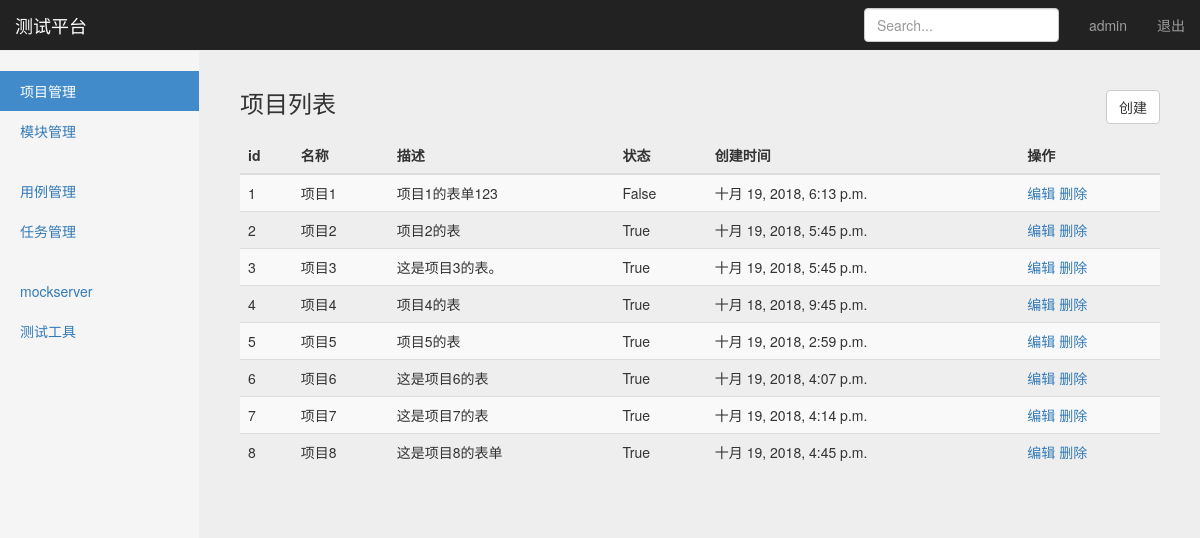
Before: /manage/project_manage/ (signed in) with the older database file.
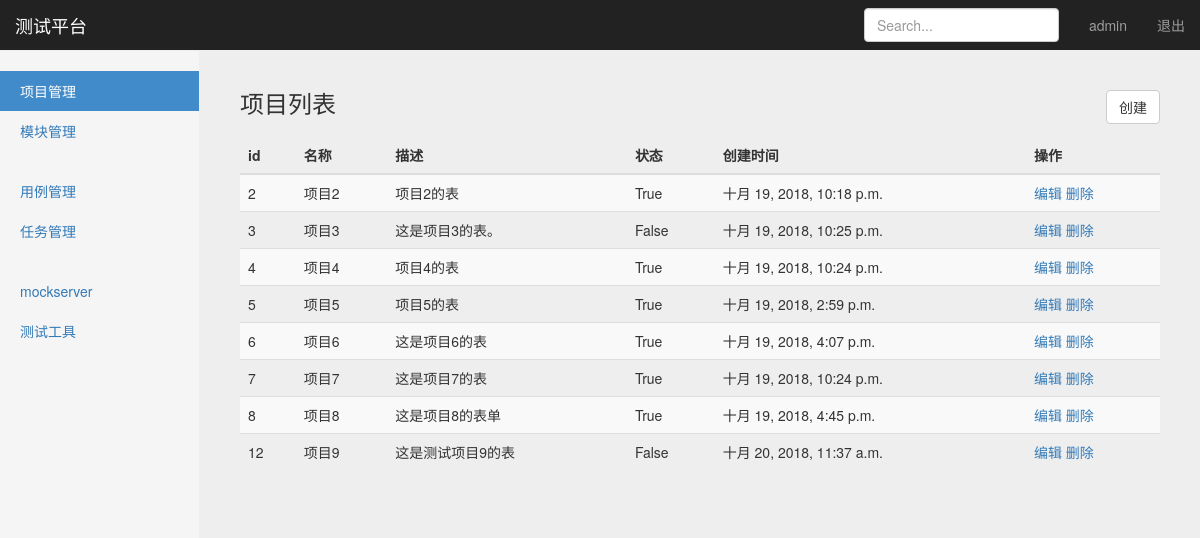
After: the same page with the newer database file.
### project_app/models.py (models this page shows, shortened)
class Project(models.Model):
    name = models.CharField("名称",max_length=100,blank=False,default="")  #https://www.cnblogs.com/ccorz/p/Django-models-zhong-guan-yublank-yunull-de-bu-chon.html
    describe = models.TextField("描述",default="")
    status = models.BooleanField("状态",default=True)
    create_time = models.DateTimeField("创建时间",auto_now=True)

### project_app/views/project_views.py (the view)
# urls.py: path('project_manage/',project_views.project_manage),
@login_required
def project_manage(request):
    username = request.session.get('user','')   #读取浏览器session
    project_all = Project.objects.all()
    return render(request, "project_manage.html",{"user":username,"projects":project_all,"type":"list"})

### templates/project_manage.html (shortened to what this page needs)
{% extends "base.html" %}
{% block content %}
    <nav class="navbar navbar-inverse navbar-fixed-top">
      <div class="container-fluid">
        <div class="navbar-header">
          <a class="navbar-brand" href="#">测试平台</a>
        </div>
        <div id="navbar" class="navbar-collapse collapse">
          <ul class="nav navbar-nav navbar-right">
            <li><a href="#">{{ user }}</a></li>
            <li><a href="/logout">退出</a></li>
          </ul>
          <form class="navbar-form navbar-right">
            <input type="text" class="form-control" placeholder="Search...">
          </form>
        </div>
      </div>
    </nav>
    <div class="container-fluid">
      <div class="row">
        <div class="col-sm-3 col-md-2 sidebar">
          <ul class="nav nav-sidebar">
            <li class="active"><a href="#">项目管理</a></li>
            <li><a href="/manage/module_manage/">模块管理</a></li>
          </ul>
          <ul class="nav nav-sidebar">
            <li><a href="">用例管理</a></li>
            <li><a href="">任务管理</a></li>
          </ul>
          <ul class="nav nav-sidebar">
            <li><a href="">mockserver</a></li>
            <li><a href="">测试工具</a></li>
          </ul>
        </div>
        {% if type == 'list' %}
        <div class="col-sm-9 col-sm-offset-3 col-md-10 col-md-offset-2 main">
          <h3 class="sub-header">项目列表
            <button type="button" class="btn btn-default"
                    style="float: right;"
                    onclick="window.location.href='/manage/add_project/'">创建</button>
          </h3>
          <div class="table-responsive">
            <table class="table table-striped">
              <thead>
                <tr>
                  <th>id</th>
                  <th>名称</th>
                  <th>描述</th>
                  <th>状态</th>
                  <th>创建时间</th>
                  <th>操作</th>
                </tr>
              </thead>
              <tbody>
                {% for project in projects %}
                <tr>
                  <td>{{ project.id }}</td>
                  <td>{{ project.name }}</td>
                  <td>{{ project.describe }}</td>
                  <td>{{ project.status }}</td>
                  <td>{{ project.create_time }}</td>
                  <td>
                      <a href="/manage/edit_project/{{ project.id }}/">编辑</a>
                      <a href="/manage/delete_project/{{ project.id }}/">删除</a>
                  </td>
                </tr>
                {% endfor %}
              </tbody>
            </table>
          </div>
        </div>
        {% endif %}
      </div>
    </div>
{% endblock %}

### templates/base.html (shortened to what this page needs)
<!DOCTYPE html>
<html lang="zh-CN">
  <head>
    {% load static %}
    <link rel="stylesheet" type="text/css" href="{% static "css/bootstrap.min.css" %}">
    <link rel="stylesheet" type="text/css" href="{% static "css/signin.css" %}">
    <link rel="stylesheet" type="text/css" href="{% static "css/dashboard.css" %}">
  </head>
  <body>
    {% block content %}{% endblock %}
  </body>
</html>

### static/css/signin.css (style rules this page uses)
body { padding-top: 40px; padding-bottom: 40px; background-color: #eee; }

### static/css/dashboard.css (style rules this page uses)
body { padding-top: 50px; }
.sub-header { padding-bottom: 10px; border-bottom: 1px solid #eee; }
.navbar-fixed-top { border: 0; }
.sidebar { display: none; }
@media (min-width: 768px) { .sidebar { position: fixed; top: 51px; bottom: 0; left: 0; z-index: 1000; display: block; padding: 20px; overflow-x: hidden; overflow-y: auto; background-color: #f5f5f5; border-right: 1px solid #eee; } }
.nav-sidebar { margin-right: -21px; margin-bottom: 20px; margin-left: -20px; }
.nav-sidebar > li > a { padding-right: 20px; padding-left: 20px; }
.nav-sidebar > .active > a, .nav-sidebar > .active > a:hover, .nav-sidebar > .active > a:focus { color: #fff; background-color: #428bca; }
.main { padding: 20px; }
@media (min-width: 768px) { .main { padding-right: 40px; padding-left: 40px; } }

Changed rows visible on the page:
removed Project: id "1", name "项目1", describe "项目1的表单123", status "False", create_time "十月 19, 2018, 6:13 p.m."
changed Project "项目2": create_time "十月 19, 2018, 5:45 p.m." → "十月 19, 2018, 10:18 p.m."
changed Project "项目3": status "True" → "False"; create_time "十月 19, 2018, 5:45 p.m." → "十月 19, 2018, 10:25 p.m."
changed Project "项目4": create_time "十月 18, 2018, 9:45 p.m." → "十月 19, 2018, 10:24 p.m."
changed Project "项目7": create_time "十月 19, 2018, 4:14 p.m." → "十月 19, 2018, 10:24 p.m."
added Project: id "12", name "项目9", describe "这是测试项目9的表", status "False", create_time "十月 20, 2018, 11:37 a.m."
